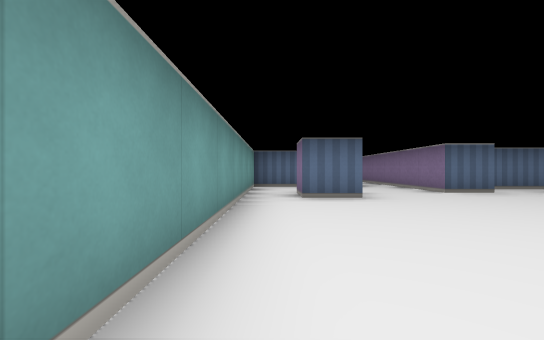
View 1 (above)

16 first-person views from a walk through a cub3D ray-caster map. The camera is about half as high as the walls, looks level and sees 90° across. The floor is counted in squares. Each view is taken from the middle of a square. On the plan, view 1 faces up. The plan holds only what a view shows up to about 9 squares ahead; the rest is blank.

View 2
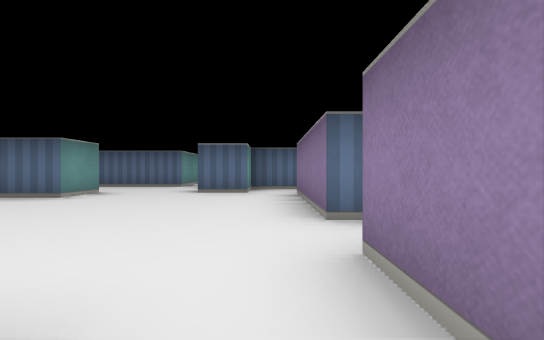

View 3
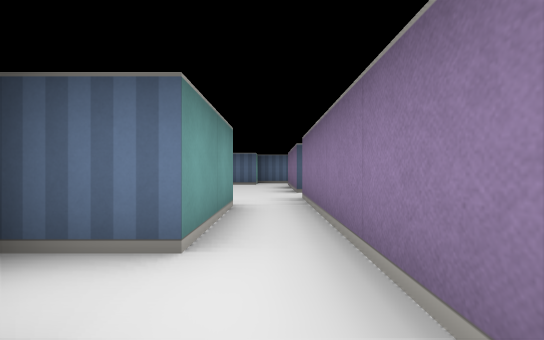

View 4
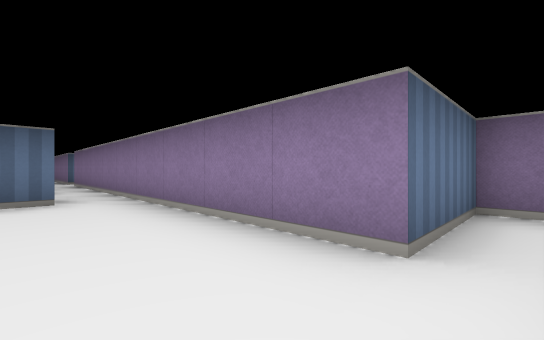

View 5
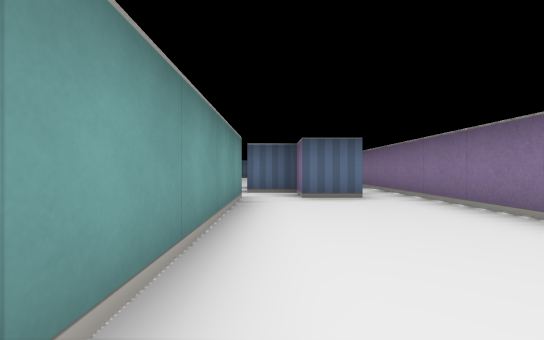

View 6
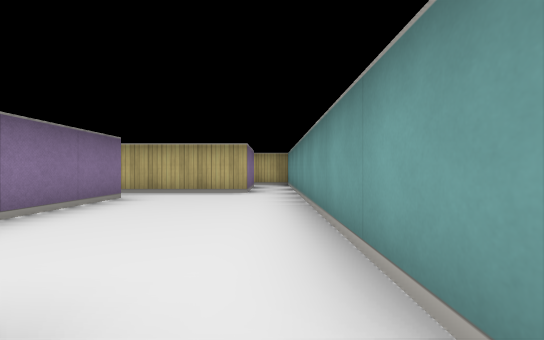

View 7
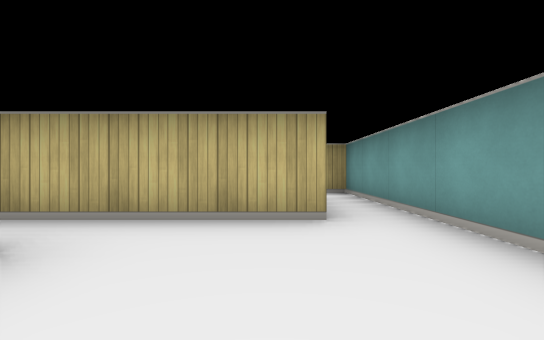

View 8
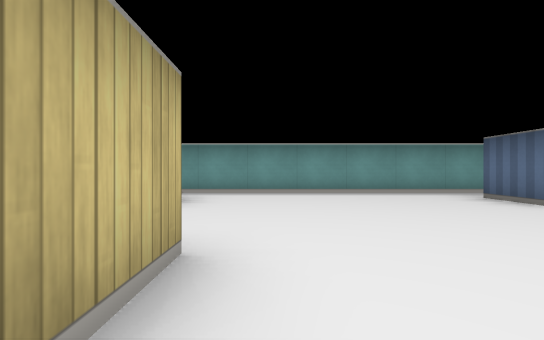

View 9
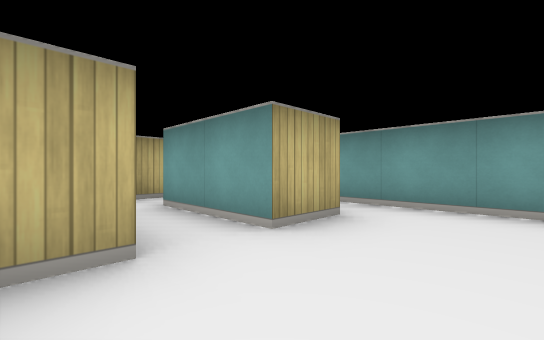

View 10
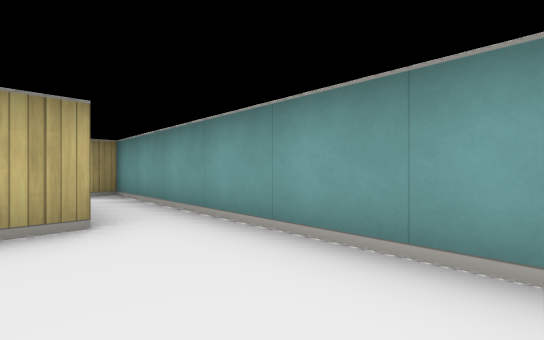

View 11
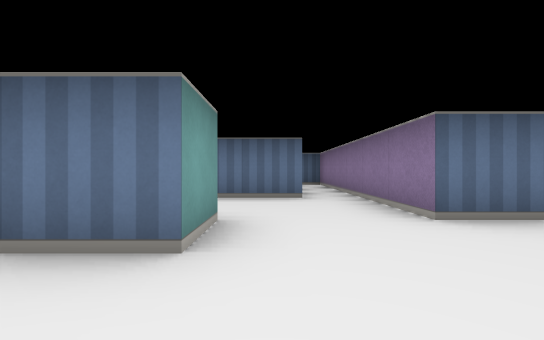

View 12
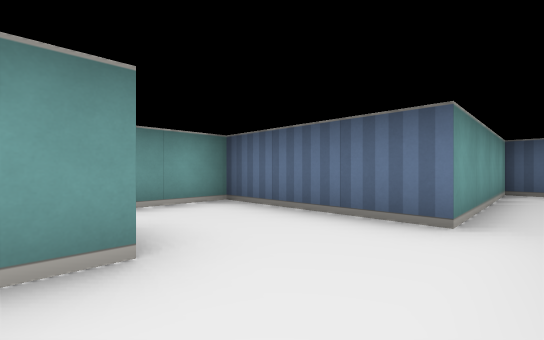

View 13
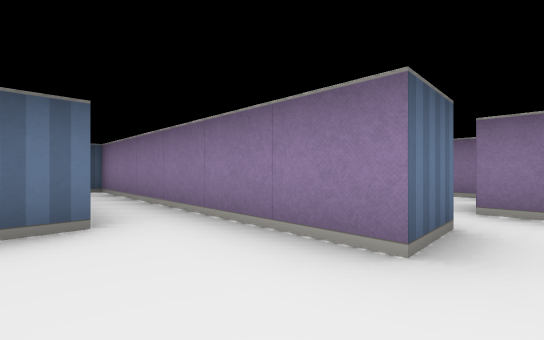

View 14
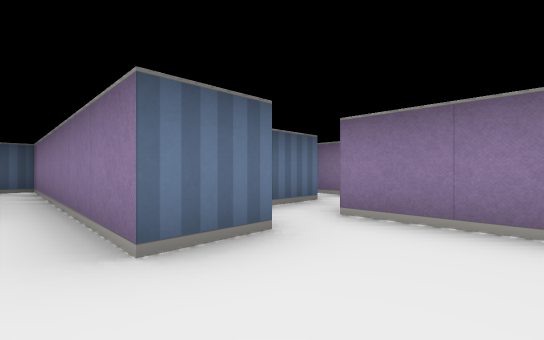

View 15
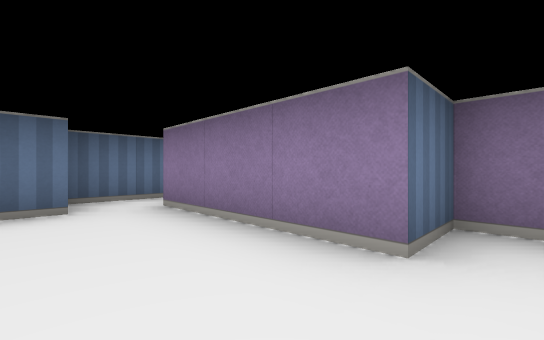

View 16
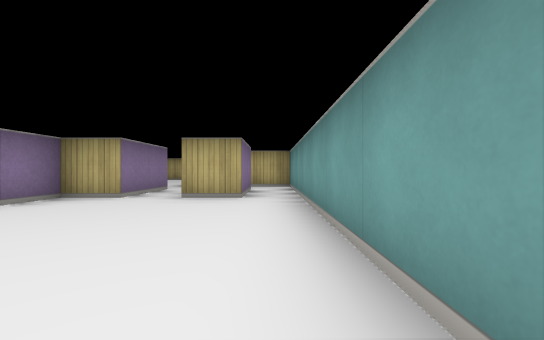

### Floor plan
Points are (right, up) in squares from view 1. A wall is a line through its corners. A room is listed if a view was taken in it or the views show most of it. See-through windows are left out.
Room 1 (views 1, 8, 9, 10, 11, 12, 13, 14, 15, 16)
walls: (1.5, 5.5) (1.5, 4.5) (0.5, 4.5) (0.5, 5.5); (0.5, -0.5) (1.5, -0.5) (1.5, -2.5); (6.5, 2) (6.5, 2.5) (5.5, 2.5) (5.5, 5.5); (5.5, 0.5) (5.5, 1.5); (6.5, 6.5) (4.5, 6.5) (4.5, 5.5) (3.5, 5.5) (3.5, 11.5) (2.5, 11.5) (2.5, 7.5) (-0.5, 7.5) (-0.5, -0.5); (2.5, -2.5) (2.5, -0.5) (3.5, -0.5) (3.5, 0.5) (4.5, 0.5)
ways out: opening at (2, -1.5) to room 2; opening at (5, 1) to room 2; opening at (0, -1.5) to room 3; opening at (6, 6)
Room 2 (views 2, 3, 4, 5, 6, 7)
walls: (4.6, -3.5) (3.5, -3.5) (3.5, -2.5) (2.5, -2.5); (2.5, -3.5) (2.5, -10.5); (7.5, -8) (7.5, -7.5) (5.5, -7.5) (5.5, 0.5); (3.5, -10.2) (3.5, -8.5) (6.5, -8.5); (4.5, 0.5) (4.5, -1.5)
ways out: opening at (2, -1.5) to room 1; opening at (5, 1) to room 1; opening at (1, -3) to room 3; opening at (3, -9.5)
Room 3 (no view inside)
walls: (0.5, -2.2) (0.5, -0.5); (-0.5, -0.5) (-0.5, -3.5) (1.5, -3.5)
ways out: opening at (0, -1.5) to room 1; opening at (1, -3) to room 2

Where each view was taken, in squares from view 1:
view 1: 0 up, 0 right, facing up
view 2: 0 up, 5 right, facing up
view 3: 3 down, 5 right, facing up
view 4: 8 down, 4 right, facing up-right
view 5: 8 down, 3 right, facing up
view 6: 3 down, 3 right, facing down
view 7: 6 down, 4 right, facing down
view 8: 1 up, 5 right, facing left
view 9: 1 up, 3 right, facing down-left
view 10: 2 up, 1 right, facing down-left
view 11: 3 up, 2 right, facing up
view 12: 5 up, 3 right, facing up-left
view 13: 5 up, 2 right, facing up-right
view 14: 4 up, 3 right, facing up-right
view 15: 2 up, 4 right, facing up-right
view 16: 4 up, 0 right, facing down
